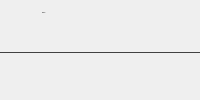
            <widget class="QWidget" name="explorePage">
             <layout class="QVBoxLayout" name="verticalLayout_31">
              <property name="leftMargin">
               <number>0</number>
              </property>
              <property name="topMargin">
               <number>0</number>
              </property>
              <property name="rightMargin">
               <number>0</number>
              </property>
              <property name="bottomMargin">
               <number>0</number>
              </property>
              <item>
               <widget class="QWidget" name="explorePageHeader" native="true">
                <layout class="QHBoxLayout" name="horizontalLayout_31">
                 <property name="spacing">
                  <number>10</number>
                 </property>
                 <property name="leftMargin">
                  <number>0</number>
                 </property>
                 <property name="rightMargin">
                  <number>0</number>
                 </property>
                 <item>
                  <widget class="QToolButton" name="toolButton_16">
                   <property name="enabled">
                    <bool>false</bool>
                   </property>
                   <property name="styleSheet">
                    <string notr="true">QToolButton {
	icon-size: 24px;
	background-color: transparent;
	padding-left: 0px;
	padding-right: 5px;
	border-radius: 0px;
}</string>
                   </property>
                   <property name="icon">
                    <iconset resource="resources.qrc">
                     <normaloff>:/icon/compass.svg</normaloff>:/icon/compass.svg</iconset>
                   </property>
                  </widget>
                 </item>
                 <item>
                  <widget class="QWidget" name="verticalWidget_9" native="true">
                   <layout class="QVBoxLayout" name="verticalLayout_30">
                    <property name="spacing">
                     <number>6</number>
                    </property>
                    <property name="leftMargin">
                     <number>0</number>
                    </property>
                    <property name="topMargin">
                     <number>0</number>
                    </property>
                    <property name="rightMargin">
                     <number>0</number>
                    </property>
                    <property name="bottomMargin">
                     <number>0</number>
                    </property>
                    <item>
                     <widget class="QLabel" name="exploreLbl">
                      <property name="font">
                       <font>
                        <pointsize>-1</pointsize>
                        <bold>false</bold>
                       </font>
                      </property>
                      <property name="text">
                       <string>Explore</string>
                      </property>
                     </widget>
                    </item>
                    <item>
                     <widget class="QLabel" name="exploreSubLbl">
                      <property name="text">
                       <string/>
                      </property>
                     </widget>
                    </item>
                   </layout>
                  </widget>
                 </item>
                 <item>
                  <spacer name="horizontalSpacer_13">
                   <property name="orientation">
                    <enum>Qt::Horizontal</enum>
                   </property>
                   <property name="sizeHint" stdset="0">
                    <size>
                     <width>40</width>
                     <height>20</height>
                    </size>
                   </property>
                  </spacer>
                 </item>
                </layout>
               </widget>
              </item>
              <item>
               <widget class="Line" name="line_3">
                <property name="styleSheet">
                 <string notr="true">QFrame {
	color: #414141;
}</string>
                </property>
                <property name="frameShadow">
                 <enum>QFrame::Plain</enum>
                </property>
                <property name="orientation">
                 <enum>Qt::Horizontal</enum>
                </property>
               </widget>
              </item>
              <item>
               <widget class="QWidget" name="exploreThemesCnt" native="true">
                <property name="sizePolicy">
                 <sizepolicy hsizetype="Expanding" vsizetype="Expanding">
                  <horstretch>0</horstretch>
                  <verstretch>0</verstretch>
                 </sizepolicy>
                </property>
               </widget>
              </item>
             </layout>
            </widget>
